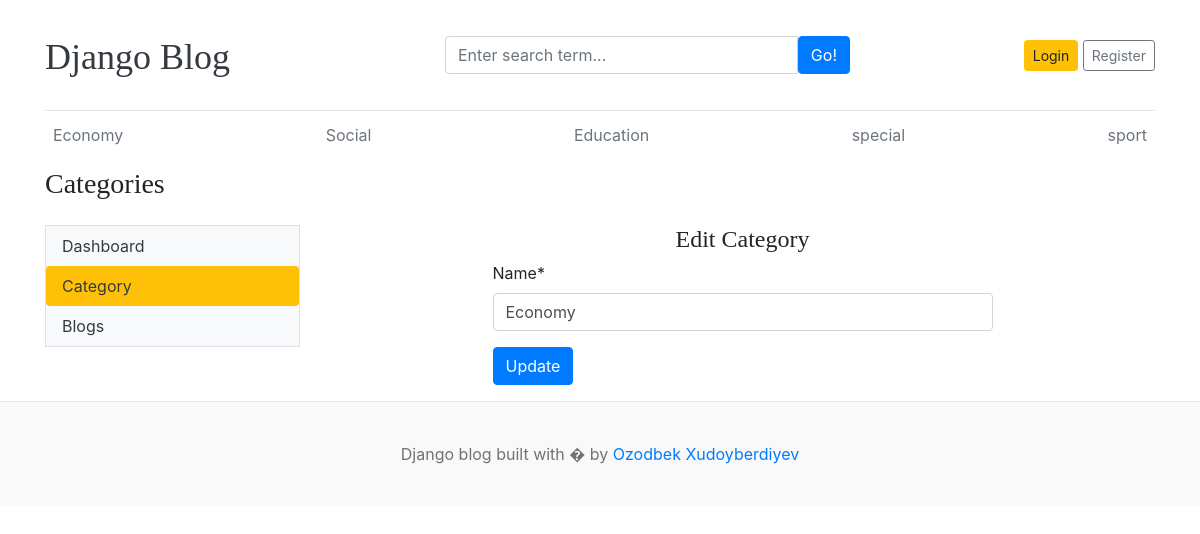
The app's page /dashboard/categories/edit/2/ with its own data.
### blogs/models.py (models this page shows)
class Category(models.Model):
    name = models.CharField(max_length=100)
    created_at = models.DateTimeField(auto_now_add=True)
    updated_at = models.DateTimeField(auto_now=True)
    def __str__(self) -> str:
        return self.name
    class Meta:
        verbose_name_plural="Categories"
        verbose_name="Category"

### dashboard/views.py (the view)
# urls.py: path('categories/edit/<int:pk>/',edit_category,name='edit_category'),
def edit_category(request,pk):
    category = get_object_or_404(Category,pk=pk)
    if request.method =="GET":
        form = CategoryForm(instance=category)
        context = {
            'form':form,
            'category':category
        }
        return render(request,'dashboard/edit_category.html',context)
    elif request.method == "POST":
        form = CategoryForm(request.POST,instance=category )
        if form.is_valid():
            form.save()
            return redirect('categories')

### dashboard/forms.py
class CategoryForm(forms.ModelForm):
    class Meta:
        model = Category  # Bu yerda modelingizni belgilash
        fields = '__all__'

### blogs/context_processor.py (called while the page is built)
def get_categories(request):
    categories = Category.objects.all()
    return {'categories':categories}

### settingapp/context_processor.py (called while the page is built)
def get_social_links(request):
    social_links = Social_links.objects.all()
    return {'social_links':social_links}

### template/dashboard/edit_category.html
{% extends 'base.html' %} {% load static %} {% block content %}
<div class="row">
  <div class="col-3">
    <h3>Categories</h3>
  </div>
</div>
<div class="row my-3">
  {% include 'dashboard/left-side-bar.html' %}
  <div class="col-9">
    {% load crispy_forms_tags %}
    <h4 class="text-center">Edit Category</h4>
    <form
      action="{% url 'edit_category' category.id %}"
      method="post"
      style="width: 500px; margin: auto"
    >
      {% csrf_token %} {{form|crispy}}
      <button type="submit" class="btn btn-primary">Update</button>
    </form>
  </div>
</div>
{% endblock %}

### template/base.html (shortened to what this page needs)
{% load static %}
<!DOCTYPE html>
<html lang="en">
  <head>
    <link
      href="https://getbootstrap.com/docs/4.0/dist/css/bootstrap.min.css"
      rel="stylesheet"
    />
    <link href="{% static 'css/blog.css' %}" rel="stylesheet" />
  </head>
  <body>
    <div class="container">
      <header class="blog-header py-3">
        <div class="row flex-nowrap justify-content-between align-items-center">
          <div class="col-4 pt-1">
            <a class="blog-header-logo text-dark" href="/">Django Blog</a>
          </div>
          <div class="col-5">
            <form action="{% url 'search' %}" method="get">
              <div class="card-body">
                <div class="input-group">
                  <input
                    class="form-control"
                    type="text"
                    placeholder="Enter search term..."
                    aria-label="Enter search term..."
                    aria-describedby="button-search"
                    name="keyword"
                    value="{{keyword}}"
                  />
                  <button
                    class="btn btn-primary"
                    id="button-search"
                    type="submit"
                  >
                    Go!
                  </button>
                </div>
              </div>
            </form>
          </div>
          <div class="col-3 d-flex justify-content-end align-items-center">
            {% if user.is_authenticated %} {{user}}&nbsp;&nbsp;<a
              class="text-primary"
              href="{% url 'dashboard' %}"
              >Dashboard</a
            >
            &nbsp;&nbsp;
            <a class="btn btn-sm btn-warning" href="{% url 'logout' %}"
              >Logout</a
            >
            &nbsp; {% else %}
            <a class="btn btn-sm btn-warning" href="{% url 'login' %}">Login</a>
            <a
              class="btn btn-sm btn-outline-secondary"
              href="{% url 'register' %}"
              >Register</a
            >
            {% endif %}
          </div>
        </div>
      </header>
      <div class="nav-scroller py-1 mb-2">
        <nav class="nav d-flex justify-content-between">
          {% for category in categories %}
          <a
            class="p-2 text-muted"
            href="{% url 'posts_by_category' category.id %}"
            >{{category}}</a
          >
          {% endfor %}
        </nav>
      </div>
      {% block content %} {% endblock %}
    </div>
    <footer class="blog-footer">
      <p>Django blog built with � by <a href="#">Ozodbek Xudoyberdiyev</a></p>
    </footer>
  </body>
</html>

### blog_site/static/css/blog.css (style rules this page uses)
.blog-header { border-bottom: 1px solid #e5e5e5; }
.blog-header-logo { font-family: "Playfair Display", Georgia, "Times New Roman", serif; font-size: 2.25rem; }
h1, h2, h3, h4, h5, h6 { font-family: "Playfair Display", Georgia, "Times New Roman", serif; }
.blog-footer { padding: 2.5rem 0; color: #727272; text-align: center; background-color: #f9f9f9; border-top: .05rem solid #e5e5e5; }
.blog-footer p:last-child { margin-bottom: 0; }

### records on screen
Category: name "Economy"
Category: name "Social"
Category: name "Education"
Category: name "special"
Category: name "sport"
